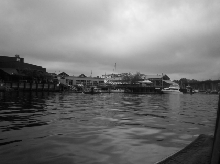
%> input picture a1_20171204/input_data/gamma-corr.png, 220 x 164 px
$ octave gamma_corr.m   (GNU Octave 9; MATLAB toolbox functions it lacks are replaced by stand-ins)
%> lines starting %> are read from the running program, lines starting %| are printed output that depends on the picture
close all;
clc;
img = imread('gamma-corr.png');
%> img is the input picture: size 164x220x3 uint8; min 2, max 244, mean 115.7
img = im2double(img);
%> img: size 164x220x3 double
figure;
subplot(2, 3, 1);
imshow(img);
title('Original Image');

gamma = [0.20 0.67 3.0 4.0 5.0] ;


for i = 1:5
    temp = zeros(size(img));
    temp = img.^gamma(i);
    subplot(2, 3, i+1);
    imshow(temp);
    title(strcat('gamma = ', num2str(gamma(i))));
end
%> this loop made 5 passes
%> pass 1, `temp = img.^gamma(i);`:
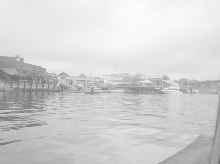
%> temp: size 164x220x3 double; min 0.379, max 0.991, mean 0.827
%> pass 2, `temp = img.^gamma(i);`:
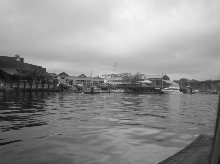
%> temp: size 164x220x3 double; min 0.0388, max 0.971, mean 0.566
%> pass 3, `temp = img.^gamma(i);`:
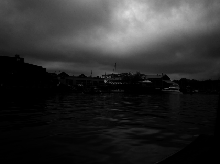
%> temp: size 164x220x3 double; min 4.82e-07, max 0.876, mean 0.178
%> after the loop:
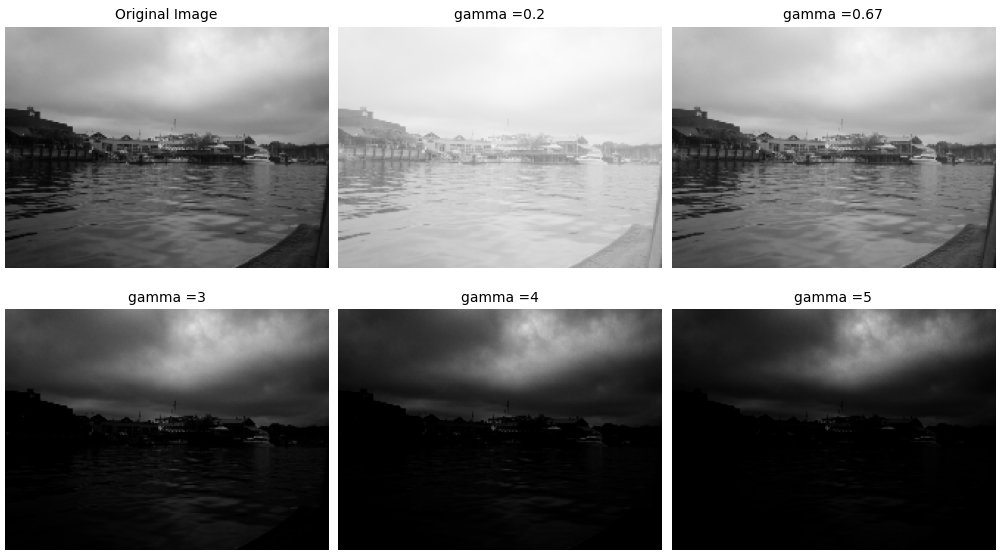
%> figure redrawn from the program's plot data, 6 panels

$ run again, with a1_20171204/input_data/cameraman.png copied over a1_20171204/input_data/gamma-corr.png
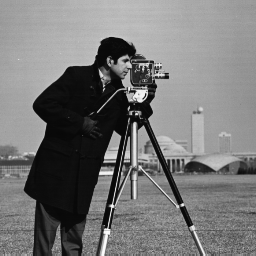
%> input picture a1_20171204/input_data/cameraman.png, 256 x 256 px
%> img is the input picture: size 256x256 uint8; min 7, max 253, mean 118.7
%> img: size 256x256 double
%> the loop `for i = 1:5` made 5 passes
%> pass 1, `temp = img.^gamma(i);`:
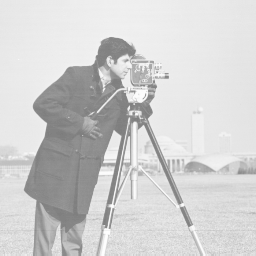
%> temp: size 256x256 double; min 0.487, max 0.998, mean 0.82
%> pass 3, `temp = img.^gamma(i);`:
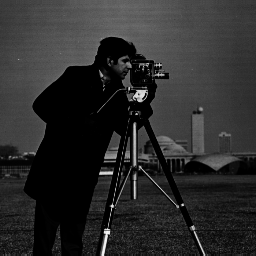
%> temp: size 256x256 double; min 2.07e-05, max 0.977, mean 0.174

$ run again, with a1_20171204/input_data/canyon.png copied over a1_20171204/input_data/gamma-corr.png
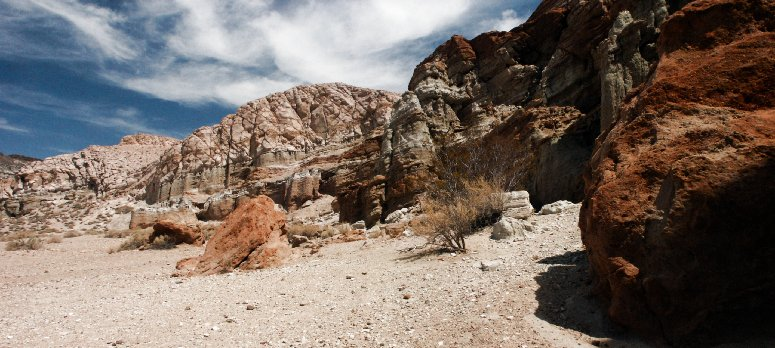
%> input picture a1_20171204/input_data/canyon.png, 775 x 348 px
%> img is the input picture: size 348x775x3 uint8; mean R, G, B 121.8, 109.4, 101.3
%> img: size 348x775x3 double
%> the loop `for i = 1:5` made 5 passes
%> pass 1, `temp = img.^gamma(i);`:
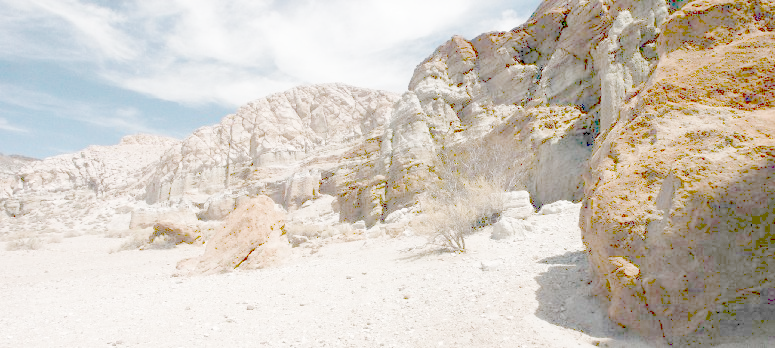
%> temp: size 348x775x3 double; mean R, G, B 0.818, 0.788, 0.748
%> pass 3, `temp = img.^gamma(i);`:
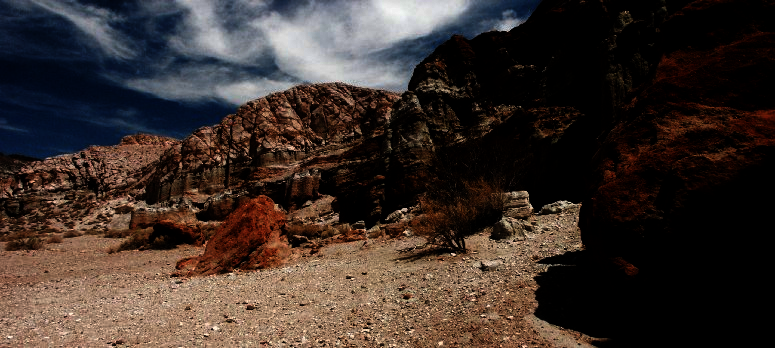
%> temp: size 348x775x3 double; mean R, G, B 0.241, 0.193, 0.171
